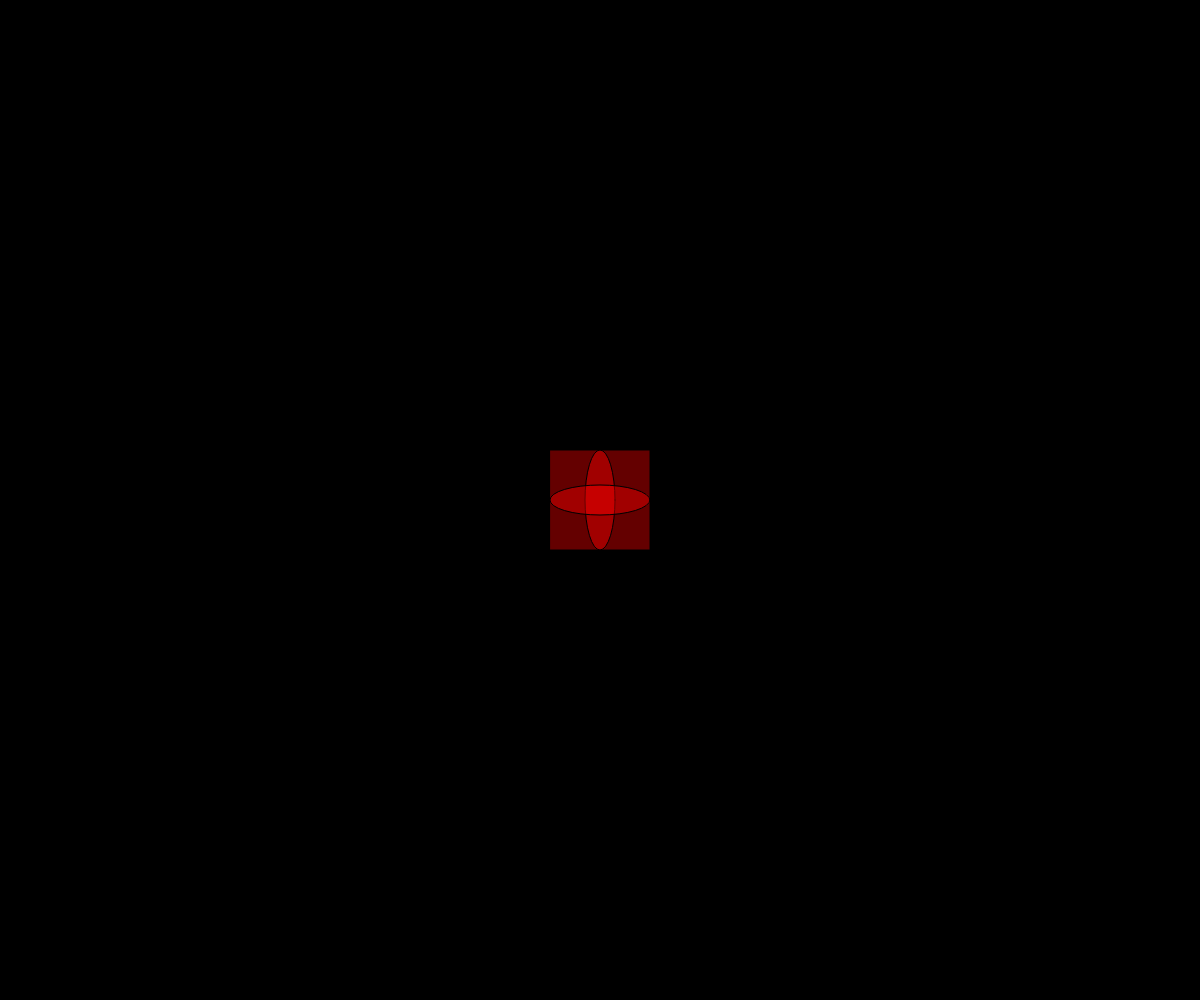
Frame 1 (no input)
Frame 60 (no input): identical to frame 1, image omitted
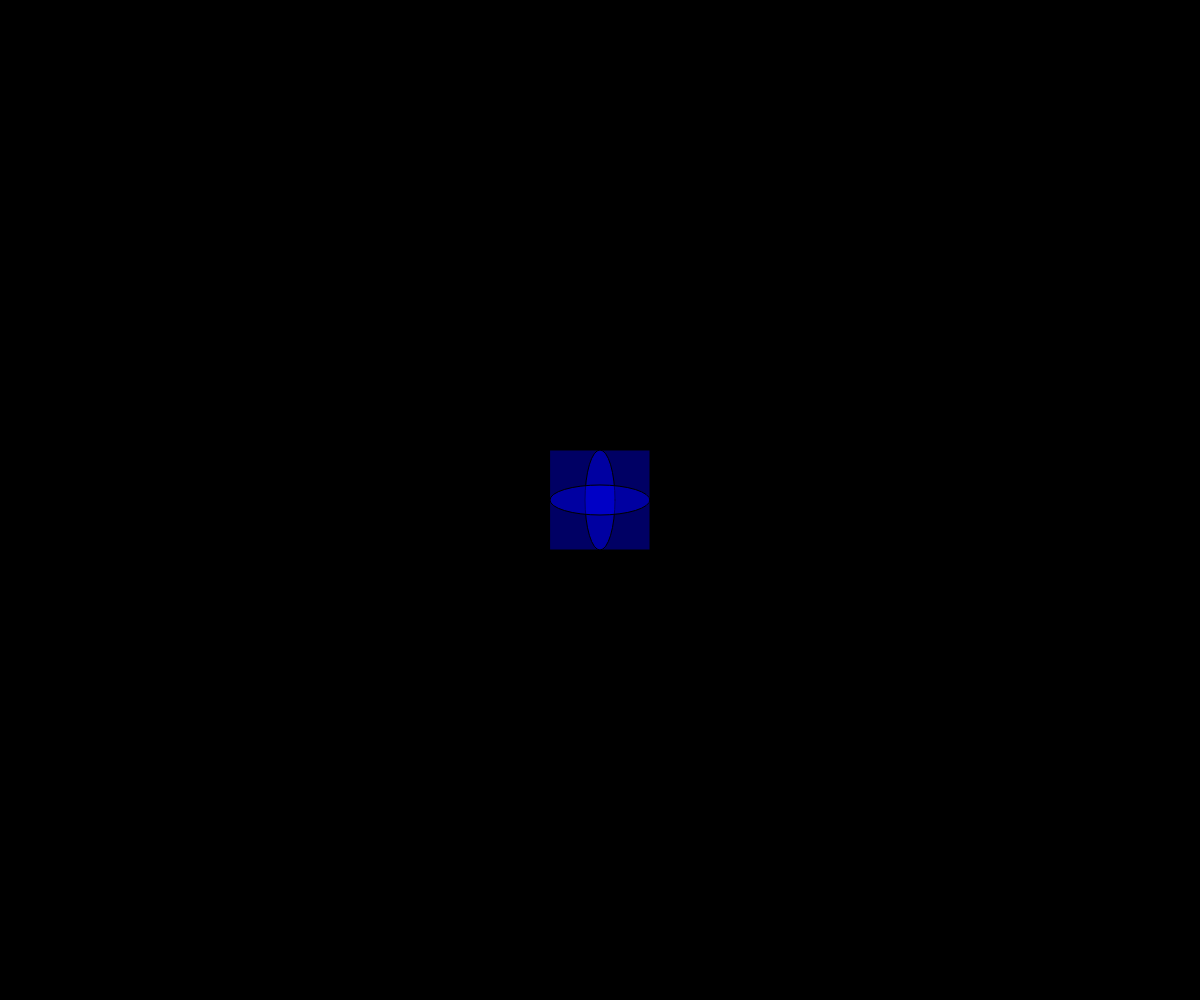
Frame 120 (the mouse pressed at the canvas centre since frame 60)

The p5.js sketch that drew these frames (run headless with seeded random() and noise() and a simulated clock; from frame 60 on, the mouse is pressed at the canvas centre):

// p5.js sketch
// ── sketch.js
function setup() {
  createCanvas(windowWidth, windowHeight);
  rectMode(CENTER);
}
var rb = 'red';
var br = 0;
function draw() {
  background(br);
  if((mouseX >= width/2-50 && mouseX <= width/2+50) || (mouseY >= height/2+50&&mouseY <= height/2-50)){
    fill(0, 0, 255, 100);
    rb = 'blue';
  }
  else{
    fill(255, 0, 0, 100);
    rb ='red'
  }
  
  rect(width/2, height/2, 100, 100);
  ellipse(width/2, height/2, 30, 100);
  ellipse(width/2, height/2, 100, 30)
}
function windowResized(){
  resizeCanvas(windowWidth, windowHeight);
}
function mousePressed(){
  if(rb == 'blue'){
    if(br==0){
      br = 255;
    }
    else{
      br = 0;
    }
  }
}
